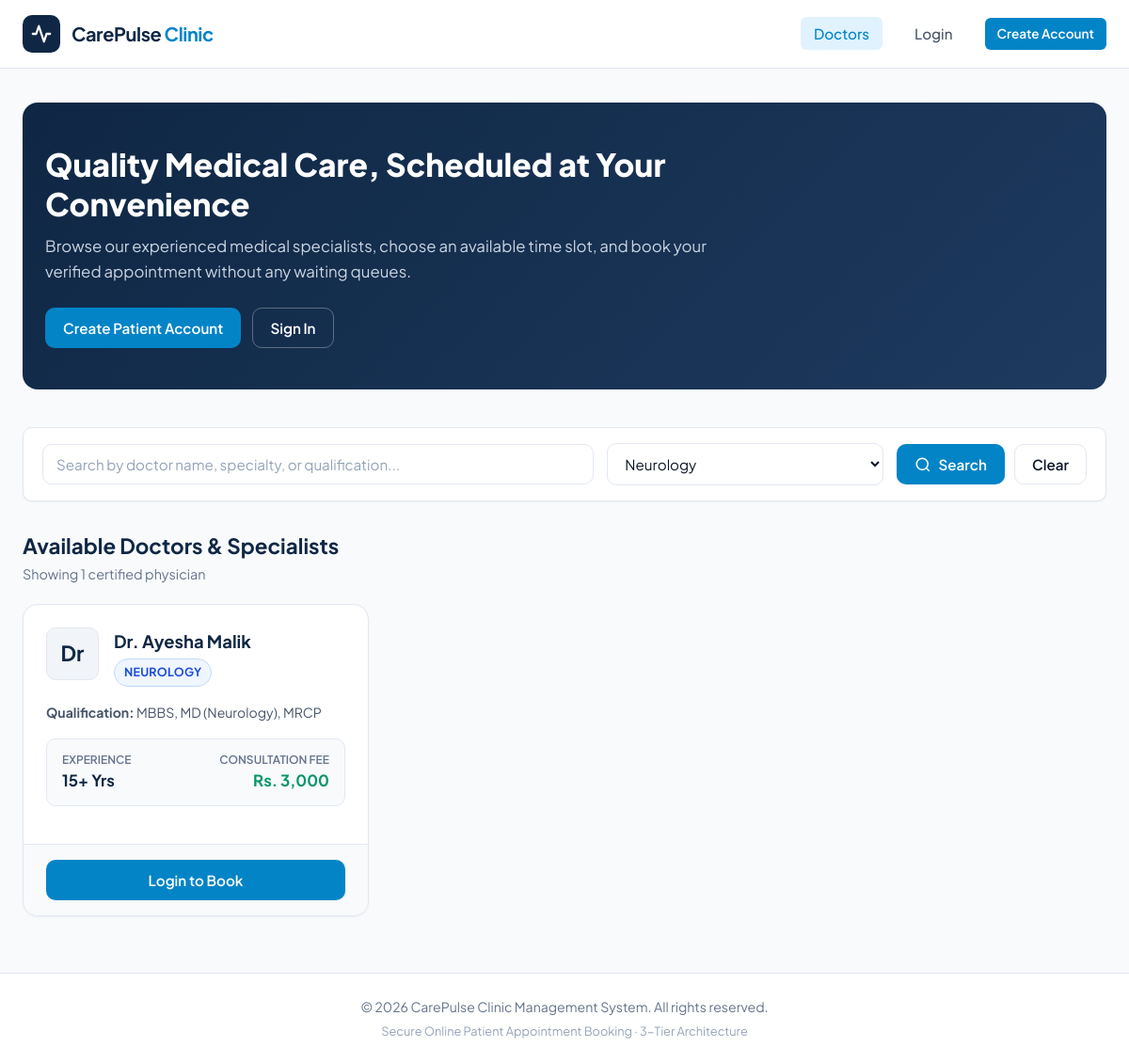
/index.php?specialty=3, run on the app's committed database.
### tables this page shows
CREATE TABLE IF NOT EXISTS `doctors` (
    `id` INT AUTO_INCREMENT PRIMARY KEY,
    `user_id` INT NOT NULL UNIQUE,
    `specialty_id` INT NOT NULL,
    `qualification` VARCHAR(150) NOT NULL,
    `experience_years` INT NOT NULL,
    `fee` DECIMAL(10,2) NOT NULL,
    CONSTRAINT `fk_doctors_user` FOREIGN KEY (`user_id`) REFERENCES `users` (`id`) ON DELETE CASCADE,
    CONSTRAINT `fk_doctors_specialty` FOREIGN KEY (`specialty_id`) REFERENCES `specialties` (`id`) ON DELETE RESTRICT
);

CREATE TABLE IF NOT EXISTS `users` (
    `id` INT AUTO_INCREMENT PRIMARY KEY,
    `full_name` VARCHAR(100) NOT NULL,
    `email` VARCHAR(150) NOT NULL UNIQUE,
    `password` VARCHAR(255) NOT NULL,
    `phone` VARCHAR(20) NOT NULL,
    `role` ENUM('patient', 'doctor', 'admin') NOT NULL DEFAULT 'patient',
    `created_at` TIMESTAMP DEFAULT CURRENT_TIMESTAMP
);

CREATE TABLE IF NOT EXISTS `specialties` (
    `id` INT AUTO_INCREMENT PRIMARY KEY,
    `name` VARCHAR(100) NOT NULL UNIQUE
);

### config/db.php (called while the page is built, shortened)
<?php
function e($value) {
    return htmlspecialchars((string)$value, ENT_QUOTES, 'UTF-8');
}
function is_logged_in() {
    return isset($_SESSION['user_id']) && !empty($_SESSION['user_id']);
}

### index.php (the view, shortened to what this page needs)
<?php
require_once __DIR__ . '/config/db.php';
$specialties_stmt = $pdo->query("SELECT id, name FROM specialties ORDER BY name ASC");
$all_specialties = $specialties_stmt->fetchAll();
$selected_specialty = isset($_GET['specialty']) ? (int)$_GET['specialty'] : 0;
$search_query = isset($_GET['q']) ? trim($_GET['q']) : '';
$sql = "
    SELECT
        d.id AS doctor_id,
        u.full_name AS doctor_name,
        u.email AS doctor_email,
        u.phone AS doctor_phone,
        s.id AS specialty_id,
        s.name AS specialty_name,
        d.qualification,
        d.experience_years,
        d.fee
    FROM doctors d
    INNER JOIN users u ON d.user_id = u.id
    INNER JOIN specialties s ON d.specialty_id = s.id
    WHERE 1=1
";
$params = [];
if ($selected_specialty > 0) {
    $sql .= " AND s.id = ?";
    $params[] = $selected_specialty;
}
$sql .= " ORDER BY s.name ASC, u.full_name ASC";
$stmt = $pdo->prepare($sql);
$stmt->execute($params);
$doctors = $stmt->fetchAll();
require_once __DIR__ . '/includes/header.php';
?>
<section class="page-hero">
    <div class="container">
        <div class="hero-content">
            <h1 class="hero-title">Quality Medical Care, Scheduled at Your Convenience</h1>
            <p class="hero-subtitle">
                Browse our experienced medical specialists, choose an available time slot, and book your verified appointment without any waiting queues.
            </p>
            <?php if (!is_logged_in()): ?>
                <div style="display: flex; gap: 12px; flex-wrap: wrap;">
                    <a href="signup.php" class="btn btn-primary" id="hero-register-btn">Create Patient Account</a>
                    <a href="login.php" class="btn btn-outline" style="color: white; border-color: rgba(255,255,255,0.3);" id="hero-login-btn">Sign In</a>
                </div>
            <?php else: ?>
                <a href="dashboard.php" class="btn btn-primary" id="hero-dashboard-btn">
                    View My Appointments
                </a>
            <?php endif; ?>
        </div>
    </div>
</section>
<div class="filter-bar">
    <form action="index.php" method="GET" class="filter-group" style="width: 100%; display: flex; flex-wrap: wrap; gap: 14px;">
        <div style="flex: 2; min-width: 220px;">
            <input
                type="text"
                name="q"
                class="form-control"
                placeholder="Search by doctor name, specialty, or qualification..."
                value="<?php echo e($search_query); ?>"
                id="search-input"
            >
        </div>
        <div style="flex: 1; min-width: 180px;">
            <select name="specialty" class="form-select" id="specialty-filter">
                <?php foreach ($all_specialties as $sp): ?>
                    <option value="<?php echo $sp['id']; ?>" <?php echo ($selected_specialty === (int)$sp['id']) ? 'selected' : ''; ?>>
                        <?php echo e($sp['name']); ?>
                    </option>
                <?php endforeach; ?>
            </select>
        </div>
        <div style="display: flex; gap: 10px;">
            <button type="submit" class="btn btn-primary" id="btn-filter">
                <svg width="18" height="18" viewBox="0 0 24 24" fill="none" stroke="currentColor" stroke-width="2">
                    <circle cx="11" cy="11" r="8"></circle>
                    <line x1="21" y1="21" x2="16.65" y2="16.65"></line>
                </svg>
                Search
            </button>
            <?php if (!empty($search_query) || $selected_specialty > 0): ?>
                <a href="index.php" class="btn btn-outline" id="btn-reset-filter">Clear</a>
            <?php endif; ?>
        </div>
    </form>
</div>
<div class="section-header" style="margin-bottom: 20px; display: flex; justify-content: space-between; align-items: center;">
    <div>
        <h2 style="font-size: 1.4rem; font-weight: 700; color: var(--primary);">Available Doctors & Specialists</h2>
        <p style="color: var(--text-muted); font-size: 0.9rem;">
            Showing <?php echo count($doctors); ?> certified physician<?php echo count($doctors) === 1 ? '' : 's'; ?>
        </p>
    </div>
</div>
<?php if (empty($doctors)): ?>
    <div class="card">
        <div class="empty-state">
            <div class="empty-state-icon">🩺</div>
            <h3>No Doctors Found</h3>
            <p>We couldn't find any doctors matching your search criteria. Try selecting another specialty or reset filters.</p>
            <a href="index.php" class="btn btn-outline">View All Doctors</a>
        </div>
    </div>
<?php else: ?>
    <div class="doctors-grid" id="doctors-list">
        <?php foreach ($doctors as $doc): ?>
            <div class="card doctor-card" id="doctor-card-<?php echo $doc['doctor_id']; ?>">
                <div class="card-body">
                    <div class="doctor-profile-header">
                        <div class="doctor-avatar">
                            Dr
                        </div>
                        <div class="doctor-meta">
                            <h3><?php echo e($doc['doctor_name']); ?></h3>
                            <span class="badge badge-specialty"><?php echo e($doc['specialty_name']); ?></span>
                        </div>
                    </div>
                    <div class="doctor-qualification">
                        <strong>Qualification:</strong> <?php echo e($doc['qualification']); ?>
                    </div>
                    <div class="doctor-stats">
                        <div class="stat-item">
                            <span class="stat-label">Experience</span>
                            <span class="stat-value"><?php echo (int)$doc['experience_years']; ?>+ Yrs</span>
                        </div>
                        <div class="stat-item" style="text-align: right;">
                            <span class="stat-label">Consultation Fee</span>
                            <span class="stat-value fee-value">Rs. <?php echo number_format($doc['fee'], 0); ?></span>
                        </div>
                    </div>
                </div>
                <div class="card-footer" style="display: flex; gap: 10px;">
                    <?php if (is_logged_in()): ?>
                        <a href="book.php?doctor_id=<?php echo $doc['doctor_id']; ?>" class="btn btn-primary btn-block" id="btn-book-<?php echo $doc['doctor_id']; ?>">
                            Book Appointment
                        </a>
                    <?php else: ?>
                        <a href="login.php" class="btn btn-primary btn-block" id="btn-book-guest-<?php echo $doc['doctor_id']; ?>">
                            Login to Book
                        </a>
                    <?php endif; ?>
                </div>
            </div>
        <?php endforeach; ?>
    </div>
<?php endif; ?>
<?php require_once __DIR__ . '/includes/footer.php'; ?>

### data on the page
doctors: user.full_name "Dr. Ayesha Malik", specialty.name "NEUROLOGY", qualification "MBBS, MD (Neurology), MRCP", experience_years "15", fee "3,000"

### other printed values
count($doctors) "1"
form field specialty "Neurology"
